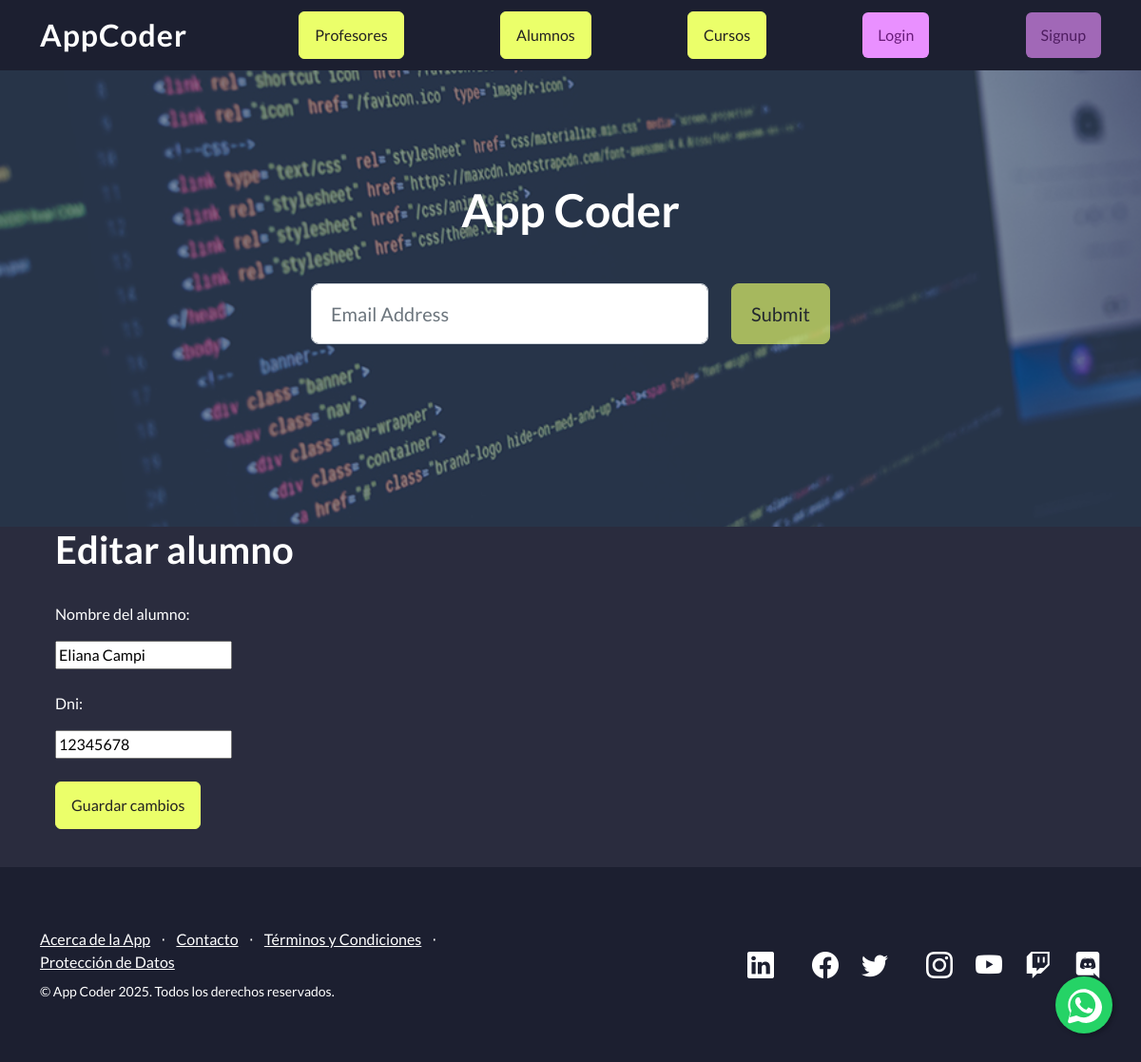
Page /AppCoder/editar_alumno/3 on the earlier database version.
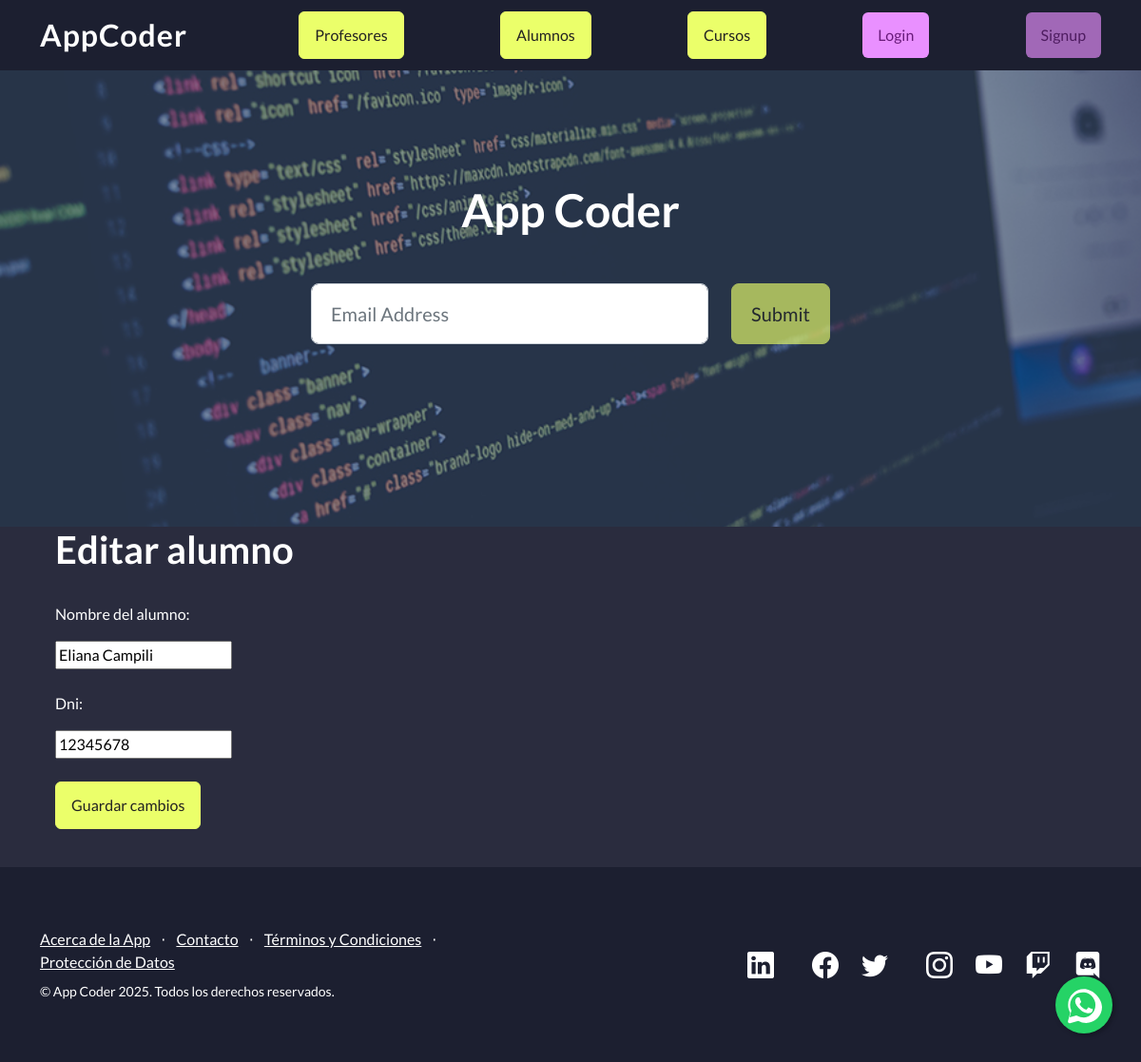
Same page on the later database version.
### AppCoder/models.py (models this page shows, shortened)
class Alumno(models.Model):
    nombre = models.CharField(max_length=40)
    dni = models.CharField(max_length=15)

### AppCoder/views.py (the view)
# urls.py: path('editar_alumno/<int:id>', views.editar_alumno, name='editar_alumno'),
def editar_alumno(request, id):
    alumno = Alumno.objects.get(id=id)
    if request.method == "POST":
        alumno.nombre = request.POST["nombre"]
        alumno.dni = request.POST["dni"]
        alumno.save()
        messages.success(request, f"Alumno {alumno.nombre} editado con éxito")
        return redirect('alumnos')
    return render(request, "editar_alumno.html", {"alumno": alumno})

### AppCoder/template/editar_alumno.html (shortened to what this page needs)
{% extends "padre.html" %}
{% load static %}
{% block contenido %}
<ul>
    <form method="POST" action="{% url 'editar_alumno' alumno.id %}" class="container">
        <h1>Editar alumno</h1>
        <br>
        <p>Nombre del alumno:</p>
        <input type="text" name="nombre" value="{{ alumno.nombre }}" required>
        <br>
        <br>
        <p>Dni:</p>
        <input type="text" name="dni" value="{{ alumno.dni }}" required>
        <br>
        <br>
        <input type="submit" value="Guardar cambios" class="btn btn-primary">
        <br>
        <br>
    </form>
</ul>
{% endblock %}

Differences in the rows shown:
changed Alumno: nombre "Eliana Campi" → "Eliana Campili"
